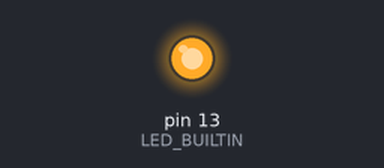
A sketch run on a simulated Arduino Uno, built with avr-gcc and run on an emulated ATmega328P. Shown: output pins drawn as LEDs (lit = HIGH). What the sketch prints to the serial monitor is not drawn.

Above: at 0.05 s.
At 17.9 s:
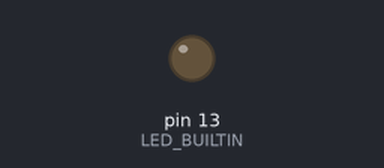
Timing chart, 0 to 40.0 s (numbered marks = the images above):
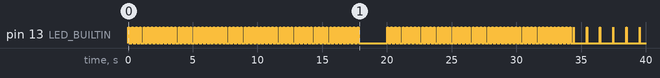

The sketch:

test_robinet_thermo_v2.ino
```cpp
  #define OUT1 8
  #define OUT2 9
  #define LED 4
  #define ON HIGH
  #define OFF LOW
  #define SLOW 9
  #define FAST SLOW+1

  uint8_t nbre=10;
  unsigned long tempo = 200;


void setInput(uint8_t out1,uint8_t out2)
{
    pinMode(out1,INPUT);
    pinMode(out2,INPUT);
}

void setOut(uint8_t out1,uint8_t out2)
{
    if(out1==LOW){pinMode(OUT1,OUTPUT);digitalWrite(OUT1,LOW);}
    else{pinMode(OUT1,INPUT);}
    if(out2==LOW){pinMode(OUT2,OUTPUT);digitalWrite(OUT2,LOW);}
    else{pinMode(OUT2,INPUT);}

    digitalWrite(LED_BUILTIN,ON);
    delay(100);
    digitalWrite(LED_BUILTIN,OFF);
    delay(tempo);

    pinMode(OUT1,INPUT);
    pinMode(OUT2,INPUT);

    digitalWrite(OUT1,HIGH);
    digitalWrite(OUT2,HIGH);
}

void goDown(uint8_t n){
  for(uint8_t k=0;k<n;k++){
    setOut(HIGH,LOW);
    setOut(LOW,LOW);
    setOut(LOW,HIGH);
    setOut(HIGH,HIGH);
  }
}
void goUp(uint8_t n){
  for(uint8_t k=0;k<n;k++){
    setOut(LOW,HIGH);
    setOut(LOW,LOW);
    setOut(HIGH,LOW);
    setOut(HIGH,HIGH);
  }
}

void ledblink(uint8_t speed)
{
    if(speed>SLOW){digitalWrite(LED_BUILTIN,ON);delay(10);digitalWrite(LED_BUILTIN,OFF);delay(40);}
    if(speed<=SLOW){digitalWrite(LED_BUILTIN,ON);delay(500);digitalWrite(LED_BUILTIN,OFF);delay(500);}
}


void setup()
{
    Serial.begin(115200);
    pinMode(LED_BUILTIN,OUTPUT);digitalWrite(LED_BUILTIN,OFF);

    /*
    Serial.print("synchro...");
    pinMode(OUT1,INPUT);pinMode(OUT2,INPUT);
    while(OUT1!=HIGH || OUT2!=HIGH){ledblink(FAST);}
    while(char a=Serial.read()!='g'){ledblink(SLOW);}
    Serial.println();
*/

    Serial.println("synchro");
    setInput(OUT1,OUT2);
    /*
    while(digitalRead(OUT1)!=HIGH || digitalRead(OUT2)!=HIGH){
      ledblink(SLOW+1);
    }
    for(uint8_t i=0;i<3;i++){ledblink(SLOW);}
*/

    Serial.print(LED_BUILTIN);Serial.println(" fin setup");

}

void loop()
{
  //pinMode(OUT1,OUTPUT);
  //pinMode(OUT2,OUTPUT);


  goUp(15);delay(2000);goDown(12);
  setInput(OUT1,OUT2);

  Serial.println("terminé");
  while(1){digitalWrite(LED_BUILTIN,ON);delay(20);digitalWrite(LED_BUILTIN,OFF);delay(1000);}
}
```

Measured:
- by itself, pin 13 (LED_BUILTIN): goes 59 × (HIGH 0.10 s, LOW 0.20 s), HIGH 0.10 s, LOW 2.2 s, 48 × (HIGH 0.10 s, LOW 0.20 s), 5 × (HIGH 0.02 s, LOW 1.0 s), HIGH 0.02 s, then LOW
